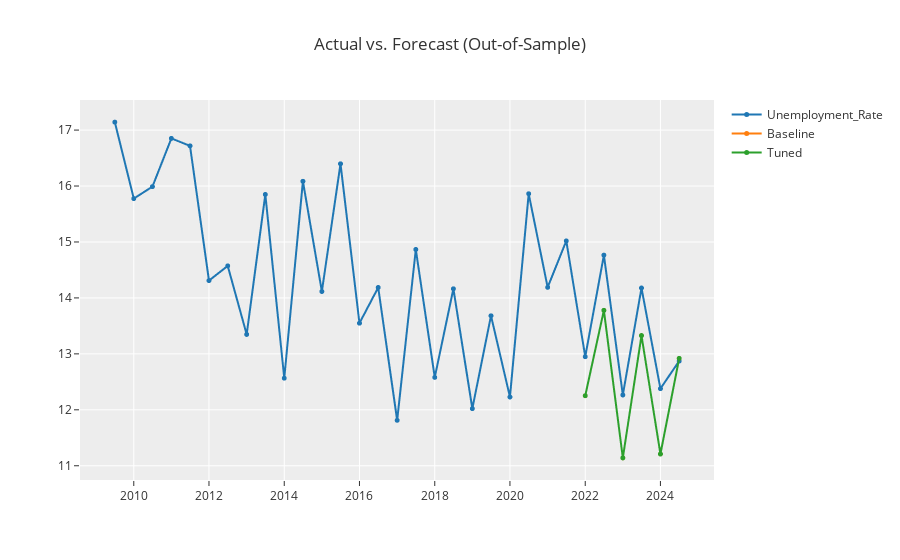

Here is the notebook cell this chart was saved with:
### Code cell
exp.plot_model([et_cds_dt, tuned_et_cds_dt], data_kwargs={"labels": ["Baseline", "Tuned"]})
